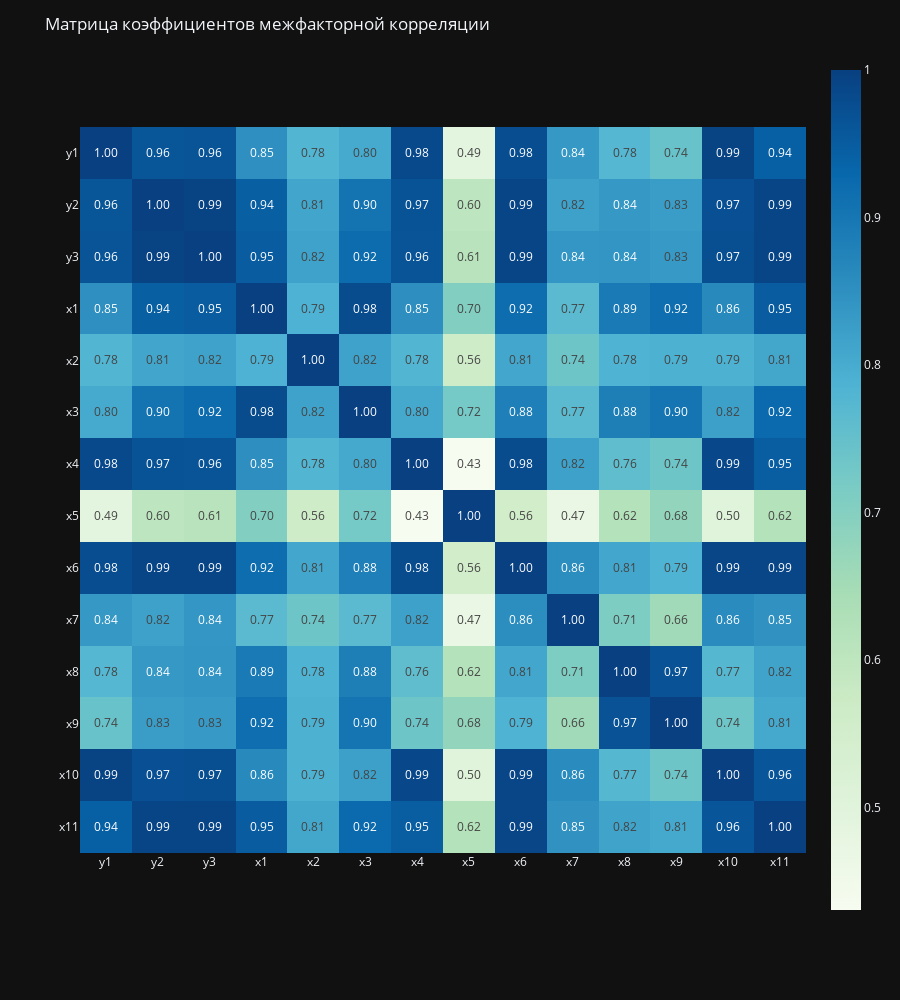

This figure's notebook cell:
### Markdown cell above
# Матрица коэффициентов межфакторной корреляции

### Code cell
un_data = data.copy()

fig = px.imshow(un_data.corr(), text_auto='.2f', color_continuous_scale="gnbu")
# fig = px.imshow(un_data.corr(), text_auto='.2f', color_continuous_scale="matter")
fig.update_layout(height=1000, title_text="Матрица коэффициентов межфакторной корреляции")
fig.show()

### Figure 1 — Plotly figure (JSON) as saved in the notebook; plotly's stock layout.template omitted (floating-point values rounded to 4 significant figures; data arrays with more than 128 entries replaced by an {"elided": "..."} marker saying what was removed)
{"data": [{"coloraxis": "coloraxis", "name": "0", "texttemplate": "%{z:.2f}", "x": ["y1", "y2", "y3", "x1", "x2", "x3", "x4", "x5", "x6", "x7", "x8", "x9", "x10", "x11"], "y": ["y1", "y2", "y3", "x1", "x2", "x3", "x4", "x5", "x6", "x7", "x8", "x9", "x10", "x11"], "z": {"elided": "14x14 float values"}, "type": "heatmap", "xaxis": "x", "yaxis": "y", "hovertemplate": "x: %{x}<br>y: %{y}<br>color: %{z}<extra></extra>"}], "layout": {"xaxis": {"anchor": "y", "domain": [0.0, 1.0], "scaleanchor": "y", "constrain": "domain"}, "yaxis": {"anchor": "x", "domain": [0.0, 1.0], "autorange": "reversed", "constrain": "domain"}, "coloraxis": {"colorscale": [[0.0, "rgb(247,252,240)"], [0.125, "rgb(224,243,219)"], [0.25, "rgb(204,235,197)"], [0.375, "rgb(168,221,181)"], [0.5, "rgb(123,204,196)"], [0.625, "rgb(78,179,211)"], [0.75, "rgb(43,140,190)"], [0.875, "rgb(8,104,172)"], [1.0, "rgb(8,64,129)"]]}, "margin": {"t": 60}, "title": {"text": "Матрица коэффициентов межфакторной корреляции"}, "height": 1000}}
